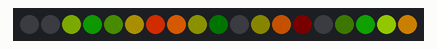
Bench run of a program on a simulated Arduino Leonardo, built with avr-gcc and run on an emulated ATmega32U4. Shown: 19 RGB LEDs in strip order, left to right. Dim RGB values are drawn brighter than linear.

Above: at 0.16 s.
At 4.97 s:
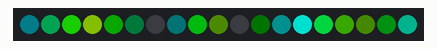
At 9.79 s:
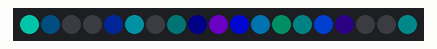
At 19.73 s:
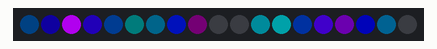
At 28.77 s:
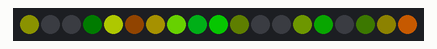
At 39.61 s:
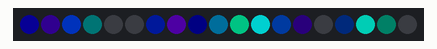

The program:

main.cpp
```cpp
#include <Arduino.h>
#include <Adafruit_NeoPixel.h>
#include "mapf.h"
#include"mathFuncs.h"

#define LED_PIN 4
#define LED_COUNT 19

const uint32_t period0 = 5000 * 3;
const uint32_t period1 = 7000 * 3;
const uint32_t period2 = 10000 * 3;
const uint32_t period3 = 3000 * 3;
const int brightness0 = 255;
const int brightness1 = 255;
const int brightness2 = 255;

Adafruit_NeoPixel strip(LED_COUNT, LED_PIN, NEO_GRBW + NEO_KHZ800);

void setup() {
  Serial.begin(115200);
  strip.begin();
  strip.show();
  strip.setBrightness(255);
}

void loop() {
  uint32_t currentTime0 = millis() % period0;
  uint32_t currentTime1 = millis() % period1;
  uint32_t currentTime2 = millis() % period2;
  uint32_t currentTime3 = millis() % period3;

  float t0 = mapf(currentTime0, 0, period0, 1000, 1002);
  float t1 = mapf(currentTime1, 0, period1, 1000, 1002);
  float t2 = mapf(currentTime2, 0, period2, 1000, 1002);
  float t3 = mapf(currentTime3, 0, period3, 1000, 1002);

  strip.clear();
  for (int i = 0; i < LED_COUNT; i++) {
    float pixelI0 = periodicFuncPow6(t0 + 1.6 * (float)(i * 2) / LED_COUNT);
    float pixelIInt0 = mapf(pixelI0, 0, 1, 0, brightness0);
    float pixelI1 = periodicFuncPow6(t1 - 4 * (float)(i * 2) / LED_COUNT);
    float pixelIInt1 = mapf(pixelI1, 0, 1, 0, brightness1);
    float pixelI2 = periodicFuncPow1(t2) * 4 / 6 + periodicFuncPow1(t3 + 3 * (float)(i * 2) / LED_COUNT) * 2 / 6;
    float pixelIInt2 = mapf(pixelI2, 0, 1, 0, UINT16_MAX);
    int val = (int)((pixelIInt0 + pixelIInt1) / 2);
    int hue = (int)pixelIInt2;
    strip.setPixelColor(i, strip.ColorHSV(hue, 255, val));
  }
  strip.show();
  delay(5);
}
```

mapf.h
```cpp
#pragma once

// map() macro but for floats
#define mapf(val, in_min, in_max, out_min, out_max) \
  (float)(val - in_min) * (out_max - out_min) / (in_max - in_min) + out_min
```

mathFuncs.h
```cpp
#pragma once
#include "mapf.h"

float periodicFuncHSV(float input) {
  float x = input - ((int)input / 2 * 2);
  float y = x / 2;
  return y;
}

float periodicFuncLinear(float input, float bendX, float bendY) {
  float x = input - ((int)input / 2 * 2);
  if (x > 1) {
    x = 2 - x;
  }

  float y;
  if (x < bendX) {
    y = mapf(x, 0, bendX, 0, bendY);
  } else {
    y = mapf(x, bendX, 1, bendY, 1);
  }

  return y;
}

float periodicFuncPow1(float input) {
  float x = input - ((int)input / 2 * 2);
  float y;
  if (x < 1) {
    y = x;
  } else {
    y = 2 - x;
  }
  return y;
}

float periodicFuncPow2(float input) {
  float x = input - ((int)input / 2 * 2);
  float y;
  if (x < 1) {
    y = x * x;
  } else {
    y = (x - 2) * (x - 2);
  }
  return y;
}

float periodicFuncPow3(float input) {
  float x = input - ((int)input / 2 * 2);
  float y;
  if (x < 1) {
    y = x * x * x;
  } else {
    y = - (x - 2) * (x - 2) * (x - 2);
  }
  return y;
}

float periodicFuncPow4(float input) {
  float x = input - ((int)input / 2 * 2);
  float y;
  if (x < 1) {
    y = x * x * x * x;
  } else {
    y = (x - 2) * (x - 2) * (x - 2) * (x - 2);
  }
  return y;
}

float periodicFuncPow5(float input) {
  float x = input - ((int)input / 2 * 2);
  float y;
  if (x < 1) {
    y = x * x * x * x * x;
  } else {
    y = - (x - 2) * (x - 2) * (x - 2) * (x - 2) * (x - 2);
  }
  return y;
}

float periodicFuncPow6(float input) {
  float x = input - ((int)input / 2 * 2);
  float y;
  if (x < 1) {
    y = x * x * x * x * x * x;
  } else {
    y = (x - 2) * (x - 2) * (x - 2) * (x - 2) * (x - 2) * (x - 2);
  }
  return y;
}
```
